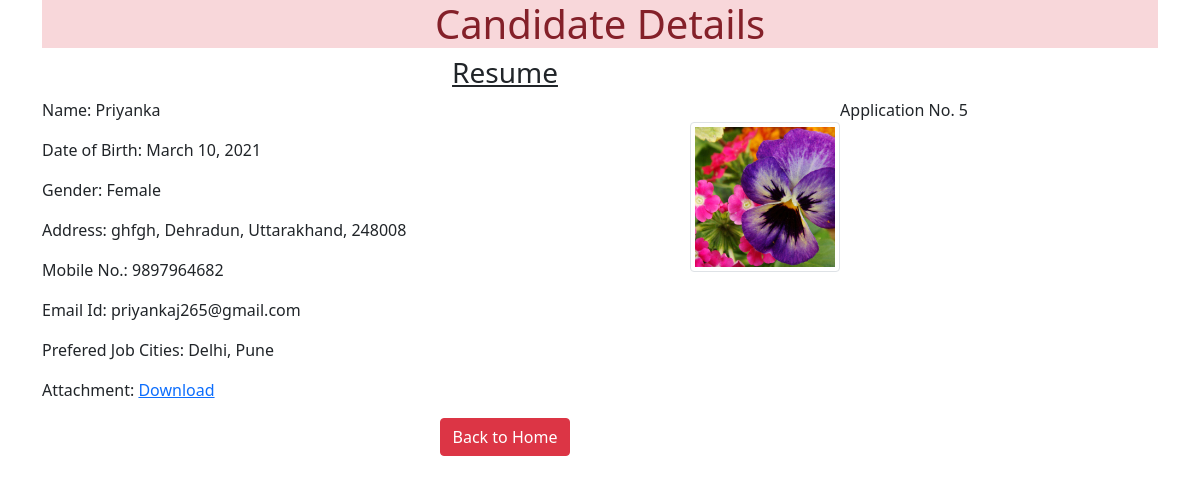
The page /5 on the database its author committed.
### myapp/models.py (models this page shows)
class Resume(models.Model):
    name = models.CharField(max_length=100)
    dob = models.DateField(auto_now=False, auto_now_add=False)
    gender = models.CharField( max_length=100)
    locality = models.CharField( max_length=100)
    city = models.CharField( max_length=100)
    pin = models.PositiveIntegerField()
    state = models.CharField(choices=state_choices, max_length=100)
    mobile = models.PositiveIntegerField()
    email = models.EmailField( max_length=254)
    job_city = models.CharField( max_length=100)
    profile_image = models.ImageField(upload_to='profileimg', blank= True)
    my_file = models.FileField(upload_to='doc', blank=True)
    registration_date = models.DateTimeField(auto_now_add=True)

### myapp/views.py (the view)
# urls.py: path('<int:id>', views.CandidateView.as_view(), name='candidate')
class CandidateView(View):
    def get(self, request, id):
        candidate = Resume.objects.get(id=id)
        return render(request, 'myapp/candidate.html', {'candidate':candidate})

### myapp/templatetags/myfilter.py (called while the page is built)
@register.filter(name='remove_special')
def remove_chars(value, arg):
    print('Arg', arg)
    print('value', value)
    for character in arg:
        print(character)
        value = value.replace(character, '')
    return value

### myapp/templates/myapp/candidate.html
{% extends 'myapp/base.html' %}
{% load myfilter %}
{% load static %}
{% block content %}
<div class="container">
    <h1 class="alert-danger text-center">Candidate Details</h1>
    <div class="row">
        <div class='col-sm-10'>
            <h3 class="text-center"><u>Resume</u></h3>
            <p class="float-end">Application No. {{candidate.id}}</p>
            <img src="{{candidate.profile_image.url}}" alt="" class='img-fluid img-thumbnail float-end mt-4' width='150' height='150'>
            <p>Name: {{candidate.name}}</p>
            <p>Date of Birth: {{candidate.dob}}</p>
            <p>Gender: {{candidate.gender}}</p>
            <p>Address: {{candidate.locality}}, {{candidate.city}}, {{candidate.state}}, {{candidate.pin}}</p>
            <p>Mobile No.: {{candidate.mobile}}</p>
            <p>Email Id: {{candidate.email}}</p>
            <p>Prefered Job Cities: {{candidate.job_city| remove_special:"[]'"}}</p>
            <p>Attachment: <a href="{{candidate.my_file.url}}">Download</a></p>
            <div class="text-center">
                <a href="/" class='btn btn-danger'>Back to Home</a>
            </div>
        </div>
    </div>
</div>
{% endblock content %}

### rows shown on the page
Resume: id "5", profile_image (picture), name "Priyanka", dob "March 10, 2021", gender "Female", locality "ghfgh", city "Dehradun", state "Uttarakhand", pin "248008", mobile "9897964682", email "priyankaj265@gmail.com", job_city|remove_special "Delhi, Pune"
